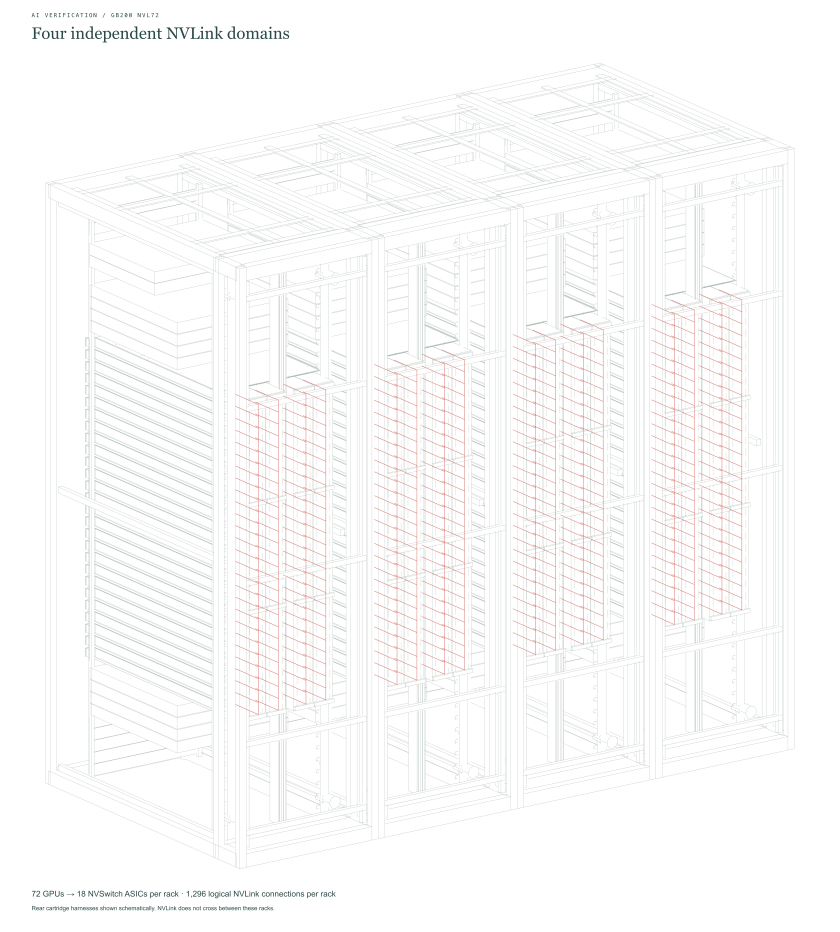
#> input picture exports/png/network-intra.png, 4200 x 4659 px, given in place of network-overview.png, which was not available (shown at 1/5 size)
$ python rasterize.py
#> lines starting #> are read from the running program, lines starting #| are printed output that depends on the picture
from pathlib import Path
import subprocess,concurrent.futures
from PIL import Image
ROOT=Path(__file__).resolve().parents[1]
def render(p):subprocess.run(['rsvg-convert','-w','4200' if p.stem.startswith('network') else '3600','-o',str(ROOT/'exports/png'/f'{p.stem}.png'),str(p)],check=True)
with concurrent.futures.ThreadPoolExecutor(max_workers=4) as e:list(e.map(render,(ROOT/'exports/svg').glob('*.svg')))
for name in ['network-overview','network-compute','network-intra','network-ethernet']:
 im=Image.open(ROOT/'exports/png'/f'{name}.png');im.thumbnail((1800,1700));bg=Image.new('RGBA',im.size,'#f6f4ed');bg.alpha_composite(im);bg.convert('RGB').save(ROOT/'exports'/f'preview-{name}.jpg',quality=95)
#> further down, im is the input picture: PIL image 4200x4659 RGBA; mean R, G, B, A 14.9, 14.4, 13.9, 12.3
#> after `bg.alpha_composite(im)`:
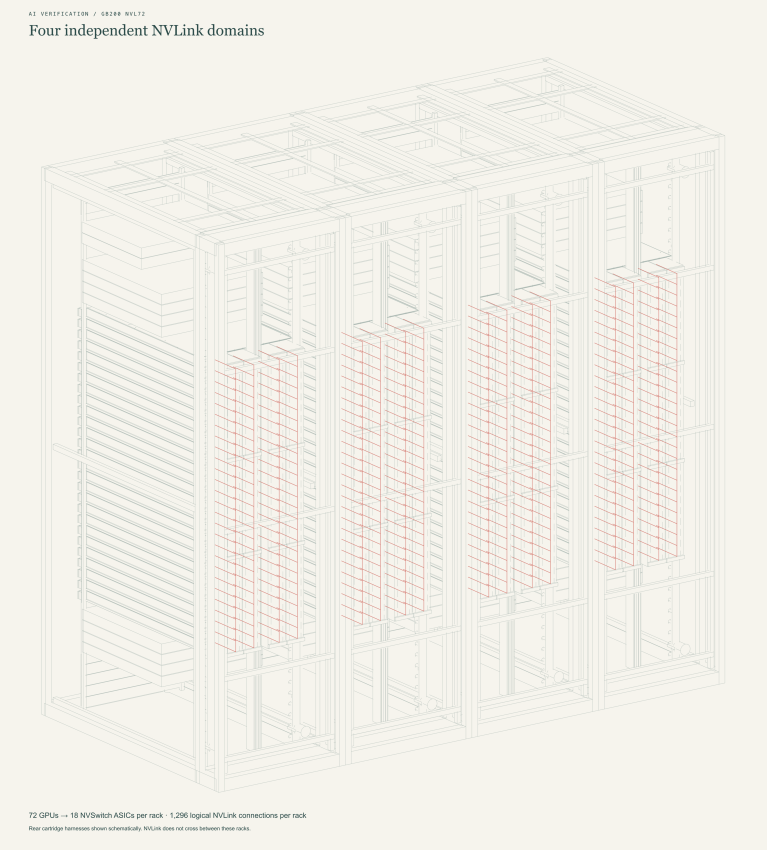
#> bg: PIL image 1533x1700 RGBA (shown at 1/2 size); mean R, G, B, A 242, 239.8, 232.8, 255
#> pass 2 of the loop `for name in ['network-overview','network-compute','network-intra','net..`:
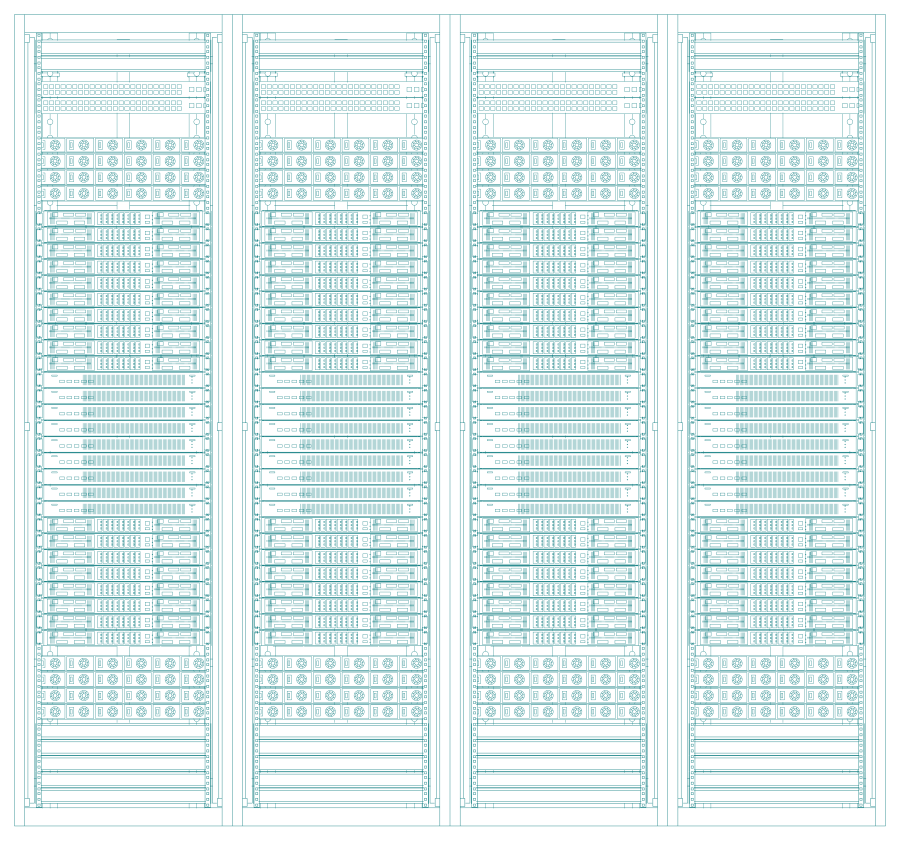
#> input picture exports/png/pod-front-teal.png, 3600 x 3362 px, given in place of network-compute.png, which was not available (shown at 1/4 size)
#> im is the input picture: PIL image 3600x3362 RGBA; mean R, G, B, A 4.6, 29.3, 30.5, 36.6
#> im: PIL image 1800x1681 RGBA
#> `bg = Image.new('RGBA', im.size, '#f6f4ed')`:
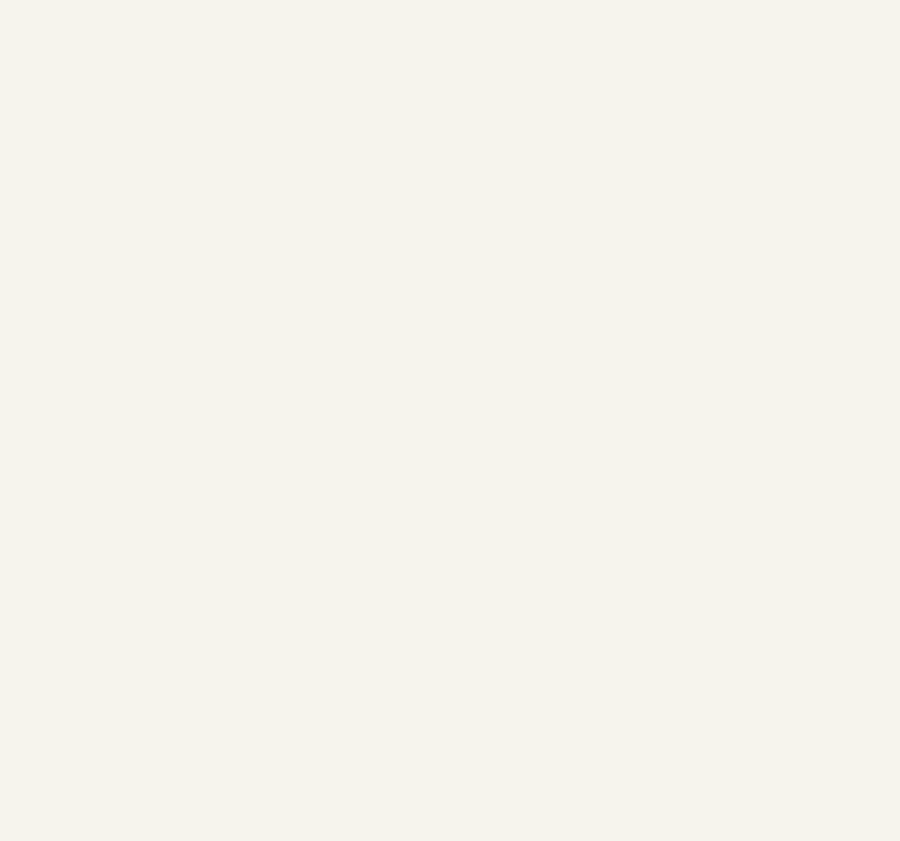
#> bg: PIL image 1800x1681 RGBA (shown at 1/2 size); mean R, G, B, A 246, 244, 237, 255
